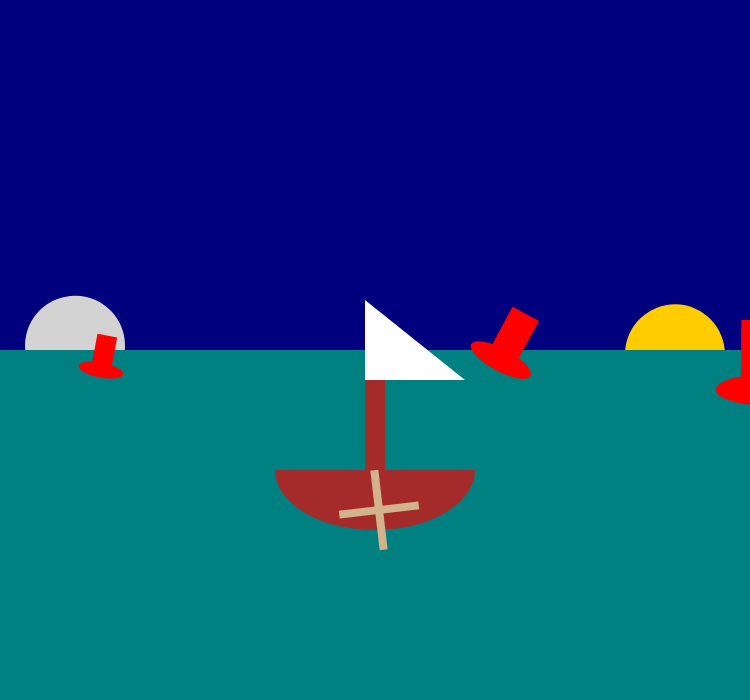
Frame 1 (no input)
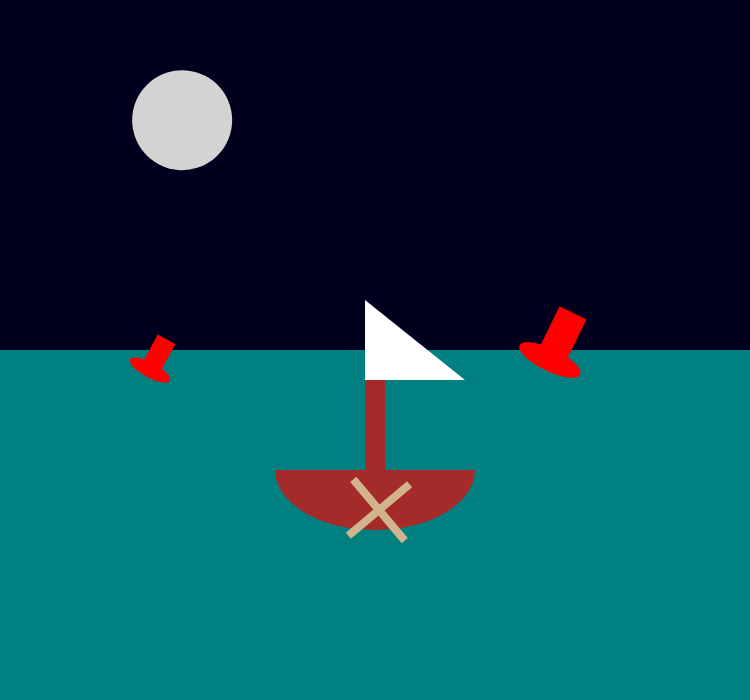
Frame 60 (no input)
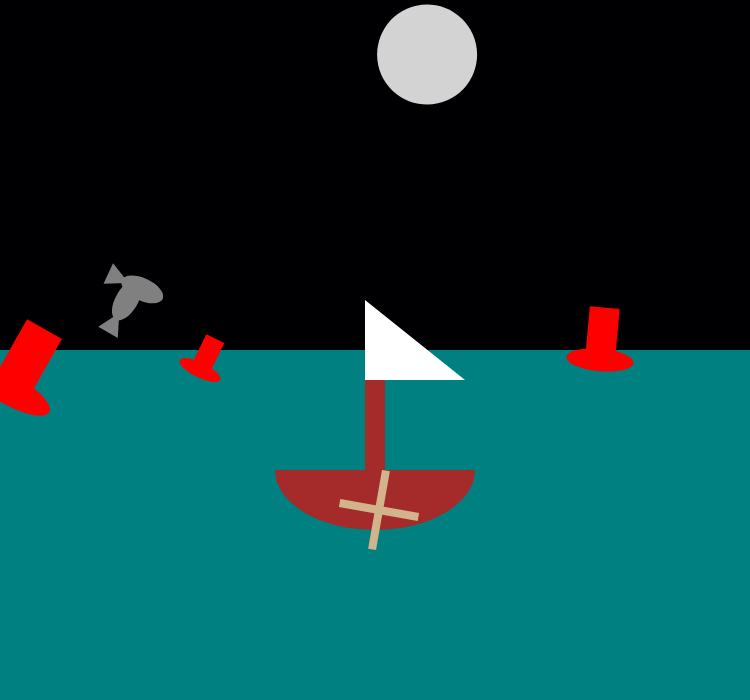
Frame 120 (the mouse pressed at the canvas centre since frame 60)

The p5.js sketch that drew these frames (run headless with seeded random() and noise() and a simulated clock; from frame 60 on, the mouse is pressed at the canvas centre):

// p5.js sketch
// ── sketch.js
var time = 0;

function setup() {
  createCanvas(750, 700);
  angleMode(DEGREES);
}

function draw() {
  time = millis() / 20;
  
  background(220);
  
  scaleSky();
  drawSun();
  drawMoon();
  
  drawFish(
    width + 100,
    30 + (height / 2), 
    100,
    0.75,
    5,
    2
  );
  
  drawFish(
    width + 300,
    50 + (height / 2), 
    200,
    0.75,
    20
  );
  
  drawSea();
  
  
  drawBuoy(
    width + 10, 
    40 + (height  / 2),
    0,
    1
  );
  
  drawBuoy(
    width + 200, 
    20 + (height  / 2), 
    20,
    0.5
  );
  
  drawBuoy(
    width + 600, 
    10 + (height  / 2), 
    70,
    0.75
  );
  
  drawBoat(
    0 + (width / 2), 
    120 + (height / 2)
  );
}

function drawFish(x, y, jumpHeight, size = 1, offset = 0, speed = 1){
  x += time;
  
  x %= width + 100;
  
  push();
  stroke("black");
  strokeWeight(0);
  fill("gray");
  translate(x, y);
  rotate(speed * time + offset);
  ellipse(0, jumpHeight, 60 * size, 30 * size);
  pop();
  
  push();
  stroke("black");
  strokeWeight(0);
  fill("gray");
  translate(x, y);
  rotate(speed * time + offset);
  
  triangle(
    (20 * size) + (30 * size), (-15 * size) + jumpHeight, 
    (20 * size) + (30 * size), (15 * size) + jumpHeight, 
    (-20 * size) + 30, 0 + jumpHeight
  );
  
  pop();
}

function drawBoat(x, y){
  push();
  stroke("black");
  strokeWeight(0);
  fill("brown");
  translate(x, y);
  arc(0, 0, 200, 120, 0, 180);
  pop();
  
  push();
  stroke("black");
  strokeWeight(0);
  fill("brown");
  translate(x - 10, y - 100);
  rect(0, 0, 20, 100);
  pop();
  
  push();
  stroke("black");
  strokeWeight(0);
  fill("white");
  translate(x - 10, y - 100);
  triangle(
    0, 10,
    0, -70,
    100, 10
  );
  pop();
  
  push();
  stroke("black");
  strokeWeight(0);
  fill("tan");
  translate(x + 4, y + 40);
  rotate(-8 * time);
  rect(-4, -40, 8, 80);
  pop();
  
  push();
  stroke("black");
  strokeWeight(0);
  fill("tan");
  translate(x + 4, y + 40);
  rotate(-8 * time);
  rect(-40, -4, 80, 8);
  pop();
}

function drawBuoy(x, y, offset = 0, size = 1){
  x += time;
  
  x %= width + 100;

  
  //x and y are global offsets to time
  push();
  stroke("black");
  strokeWeight(0);
  fill("red");
  translate(x, y);
  rotate(30 * sin(time + offset));
  ellipse(0, 0, 90 * size, 30 * size);
  pop();
  
  push();
  stroke("black");
  strokeWeight(0);
  fill("red");
  translate(x, y);
  rotate(30 * sin(time + offset));
  rect(-20 * size, -70 * size, 40 * size, 70 * size);
  pop();
}

function scaleSky(){
  push();
  stroke("black");
  strokeWeight(0);
  fill(0, 0, 127.5 * (-sin(time) + 1));
  rect(0, 0, width, height / 2);
  pop();
}

function drawSun(){
  push();
  stroke("black");
  strokeWeight(0);
  fill(255, 204, 0);
  translate(width / 2, height / 2);
  rotate(time);
  circle(300, 0, 100);
  pop();
}

function drawMoon(){
  push();
  stroke("black");
  strokeWeight(0);
  fill("lightgray");
  translate(width / 2, height / 2);
  rotate(time);
  circle(-300, 0, 100);
  pop();
}

function drawSea(){
  push();
  stroke("black");
  strokeWeight(0);
  fill("teal");
  rect(0, height / 2, width, height / 2);
  pop();
}
